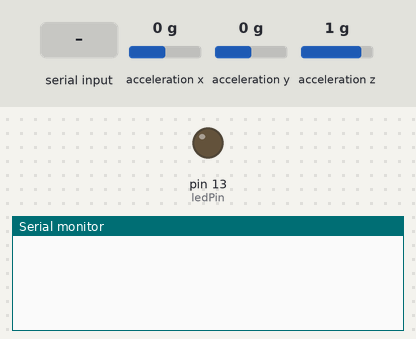
Bench run of a sketch on a simulated Arduino Uno, built with avr-gcc and run on an emulated ATmega328P. On the bench: output pins drawn as LEDs (lit = HIGH), the last lines printed to the serial monitor. Wiring (inferred from the names in the program): MPU-6050 motion sensor at I2C address 0x68. The inputs (shaded band) are chosen by the test bench; at power-on: acceleration x 0 g, acceleration y 0 g, acceleration z 1 g. Sleep ends after the set time or at an interrupt.

Above: at 1.2 s.
1.3 s: byte 114 (0x72) received over Serial
At 2.1 s:
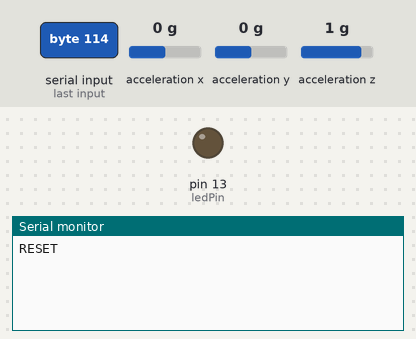
2.8 s: byte 83 (0x53) received over Serial
At 3.3 s:
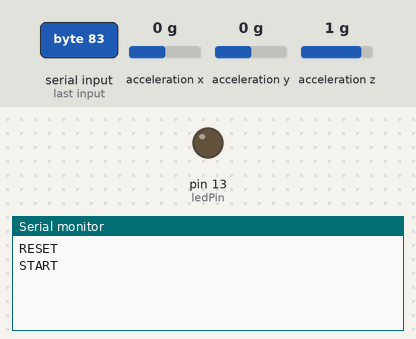
4.3 s: byte 115 (0x73) received over Serial
At 5.6 s:
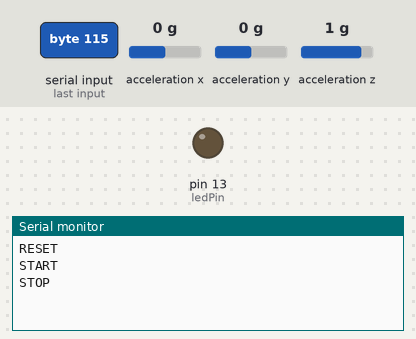

Measured:
- after the input at 1.3 s, the serial monitor: prints a new line at once (image 1)
- after the input at 2.8 s, the serial monitor: prints a new line at once (image 2)
- after the input at 4.3 s, the serial monitor: prints a new line at once (image 3)

The sketch:

StrokeCounter.ino
```cpp
/*
10/2015 Mikko L

Sketch for a paddle stroke counter using a MPU-6050 motion sensor.
Using only the Y-axis of the sensor, readings are taken using a timer.
If the sensor value exceeds a set limit, a 0 or 1 is written into a buffer
depending if it's positive or negative.  When the buffer is all zeros or all
ones, consider the orientation as valid and increment the counter.

The serial port sends out the count and can receive commands to start, stop
and reset the counter.

BlueSMiRF config: Disable inquiry:          SI,0000
                  Enable Sniff Mode (50ms): SW,0050
                  Switch off LED (GPIO2):   S%,0400
Sniff mode saves 15-20mA of current and at 50ms interval doesn't increase latency. At 100ms
(SW,0A00) latency is notable.  The green LED on GPIO2 has a 330Ohm resistor, so it draws
4.5mA if left on.
*/

// I2C comms library
#include<Wire.h>;
// Power saving for Arduino
#include<avr/sleep.h>
#include<avr/power.h>

// IO pins
// Wire.h sets up I2C on pins A4 (SDA) and A5 (SCL)
const int ledPin = 13;

// MPU-6050 registers
const int MPU_ADDR = 0x68;
const int ACCEL_YOUT_H = 0x3D;
const int POWER_MGMT_1 = 0x6B;
const int POWER_MGMT_2 = 0x6C;

// Acceleration reading and limit.  Default scale is +/- 2g, 16 bit;
// Therefore one g is equal to +/- 2^14.  10 degreees tilt equals sin(10) * 2^14
// = 2845
const float LIMIT_DEG = 10.0;
int accRaw;
int limitRaw;

// Buffer and control
unsigned int strokeCount = 0;
byte readBuffer;
bool state = 0;
bool prevState = 0;
bool isRunning = false;
byte serialCommand;

// Timer/Counter1 period, 25ms interval (=40Hz)
const int TIMER1_PRELOAD = 0x3CB0;

// Interrupt service routine for the sleep timer
ISR(TIMER1_OVF_vect)
{
    // Reload the timer
    TCNT1 = TIMER1_PRELOAD;
}

// Function to enter and exit IDLE mode. Uses ./avr/sleep.h and ./avr/power.h
void enterIdleMode(void){
    set_sleep_mode(SLEEP_MODE_IDLE);
    sleep_enable();
    // Disable Timer0 - this will destroy millis() but otherwise Arduino wakes up every 1 ms.
    power_timer0_disable();
    // Disable also I2C
    power_twi_disable();
    // Go to Idle mode here
    sleep_mode();
    // ...and wake up. Program resumes here after the ISR
    sleep_disable();
    power_timer0_enable();
    power_twi_enable();
}

void setup() {
    // Power saving by shutting down unused bits
    pinMode(ledPin, OUTPUT);
    digitalWrite(ledPin, LOW);
    power_adc_disable();
    power_spi_disable();
    power_timer2_disable();

    // Set up Timer/Counter1
    TCCR1A = 0x00;
    TCCR1B = 0x02;  // Prescaler = 8
    TCNT1 = TIMER1_PRELOAD;  // Preload the counter
    TIMSK1 = 0x01;  // Enable the timer overflow interrupt

    // Convert the degrees limit to an integer
    float pi = 3.14159;
    float rad = pi / 180;
    limitRaw = int(sin(LIMIT_DEG * rad) * 0x3FFF);

    // Start up and configure the MPU-6050
    Wire.begin();
    Wire.beginTransmission(MPU_ADDR);
    Wire.write(POWER_MGMT_1);
    Wire.write(0x28);  // Set CYCLE and TMP_DIS bits
    Wire.endTransmission(false);
    Wire.beginTransmission(MPU_ADDR);
    Wire.write(POWER_MGMT_2);
    Wire.write(0xC7);  // Set CYCLE frequency to 40Hz and disable gyro on all axes
    Wire.endTransmission(true);

    // Start Serial communication
    Serial.begin(115200);
}

void loop() {
    // If the counter is running,
    if(isRunning){
        // Read the acceleration
        Wire.beginTransmission(MPU_ADDR);
        Wire.write(ACCEL_YOUT_H);  // Start address of register
        Wire.endTransmission(false);
        Wire.requestFrom(MPU_ADDR, 2, true);  // Request 2 registers (high and low bits)
        accRaw = Wire.read() << 8 | Wire.read();  // Read high bits, left shift one byte and read low bits

        // If the reading exceeds the set limit
        if(abs(accRaw) > limitRaw){
            // bit shift the buffer to left
            readBuffer = readBuffer << 1;
            // if positive, add "1" to the buffer
            if(accRaw > 0){
                readBuffer += 1;
            }
        }

        // Check if the buffer is all ones or all zeros, change the state accordingly
        // Tried to use bitwise syntax to mask the buffer bits, got weird results with ~ (NOT) operator
        if(readBuffer == 0xFF){
            state = 1;
        }
        if(readBuffer == 0x00){
            state = 0;
        }

        // If the state changed, increment the count
        if(state != prevState){
            strokeCount++;
          /* Enable toggling LED on or off.  The LED has a 330Ohm series resistor so it draws
             9.6mA when on (assume 1.8V voltage drop) - huge! */
            // digitalWrite(ledPin, !digitalRead(ledPin));
            prevState = state; // Store the state
            Serial.println(strokeCount);  // Send the count to Serial port
        }
    }

    // Read from Serial port, if there is any incoming data.
    if(Serial.available()){
        serialCommand = Serial.read();
        // Reset count
        if(serialCommand == 0x72){   // r for "reset"
            strokeCount = 0;
            Serial.println("RESET");
        }
        // Start counting
        if(serialCommand == 0x53){   // S for "start"
            isRunning = true;
            Serial.println("START");
        }
        // Stop counting
        if(serialCommand == 0x73){   // s for "stop"
            isRunning = false;
            Serial.println("STOP");
        }
    }
    // Main loop up to here takes 544us to execute when isRunning == true.
    // Everything done, go to sleep and wake up at the next timer interrupt
    enterIdleMode();
}
```
